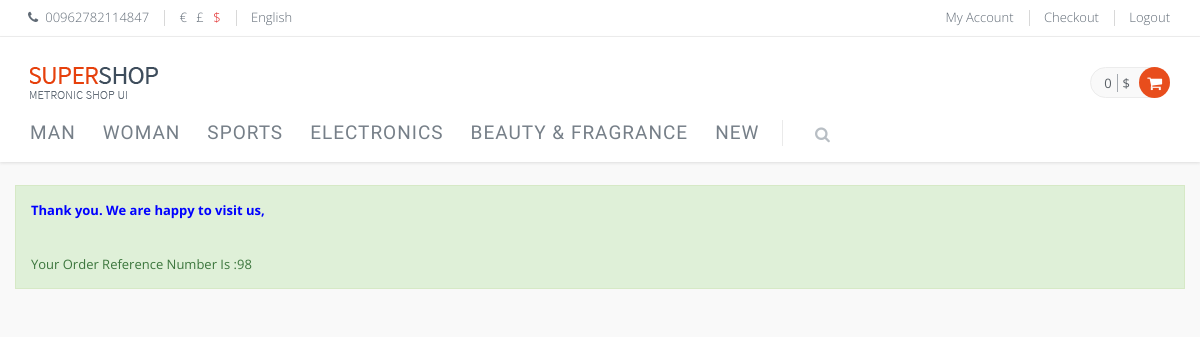
Page /We-are-happy.php (signed in) on the committed database.
### tables this page shows
CREATE TABLE `category` (
  `cat_id` int NOT NULL,
  `cat_name` varchar(45) DEFAULT NULL,
  `cat_des` varchar(45) DEFAULT NULL,
  `cat_image` text
);

CREATE TABLE `orders_detalis` (
  `id` int NOT NULL,
  `order_id` int NOT NULL,
  `pro_id` int NOT NULL,
  `qty` int NOT NULL,
  `total` int NOT NULL
);

### public/include/DBconnection.php (called while the page is built, shortened)
<?php
Class dbconnection{
	public $conn;
	public function openConnection(){
		$this->conn = mysqli_connect(DBSERVER,DBUSER,DBPASS,DBNAME);
		return $this->conn ? $this->conn : die("cannot connect to server");
	}
	public function performQuery($query){
		$result = mysqli_query($this->conn,$query);
		return $result ? $result : FALSE;
	}
	public function fetchAll($result){
		$rowSet = array();
		while ($row = mysqli_fetch_assoc($result)) {
			$rowSet[] = $row;
		}
		return count($rowSet) >= 1 ? $rowSet : FALSE;
	}
}
?>

### Admin/classes/class_category.php (called while the page is built, shortened)
<?php
include_once('include/DBconnection.php');
  class Category extends dbconnection {
   public function ReadCategory()
   {
        $query  = "select * from category";
        $result = $this->performQuery($query);
        return $this->fetchAll($result);
   }
  }
?>

### Admin/classes/class_order.php (called while the page is built, shortened)
<?php
include_once('include/DBconnection.php');
class order extends dbconnection{
		 public function idOrderToShoustomer()
		 {
		   $query  = "SELECT * FROM orders_detalis ORDER BY order_id DESC LIMIT 1";
		   $result = $this->performQuery($query);
		   return $this->fetchAll($result);
		 }
}
?>

### public/We-are-happy.php (the view, shortened to what this page needs)
<?php
include_once("include/header.php");
include_once('../Admin/classes/class_order.php');
?>
<?php
  $x=new order();
 $data= $x->idOrderToShoustomer();
  foreach($data as $result);
if (isset($result['order_id'])) {?>
<div class="container py-5 d-flex justify-content-center">
<div class="row editwidth">
<div  class="bread-crumb col-12 flex-w py-5">
<div class="d-flex justify-content-center alert alert-success editwidth" role="alert">
<strong style="color:blue; text-wight:bold;"> <?= "Thank you. We are happy to visit us,"?></strong>
 <?= "Your Order Reference Number Is :" . $result['order_id'];?>
</div>
<?php
}
?>

### public/include/header.php (shortened to what this page needs)
<!DOCTYPE html>
<html lang="en">
<head>
  <link href="assets/plugins/font-awesome/css/font-awesome.min.css" rel="stylesheet">
  <link href="assets/plugins/bootstrap/css/bootstrap.min.css" rel="stylesheet">
  <link href="assets/pages/css/animate.css" rel="stylesheet">
  <link href="assets/plugins/fancybox/source/jquery.fancybox.css" rel="stylesheet">
  <link href="assets/plugins/owl.carousel/assets/owl.carousel.css" rel="stylesheet">
  <link href="assets/pages/css/components.css" rel="stylesheet">
  <link href="assets/pages/css/slider.css" rel="stylesheet">
  <link href="assets/pages/css/style-shop.css" rel="stylesheet" type="text/css">
  <link href="assets/corporate/css/style.css" rel="stylesheet">
  <link href="assets/corporate/css/style-responsive.css" rel="stylesheet">
  <link href="assets/corporate/css/themes/red.css" rel="stylesheet" id="style-color">
  <link href="assets/corporate/css/custom.css" rel="stylesheet">
</head>
<body class="ecommerce">
    <div class="pre-header">
        <div class="container">
            <div class="row">
                <div class="col-md-6 col-sm-6 additional-shop-info">
                    <ul class="list-unstyled list-inline">
                        <li><i class="fa fa-phone"></i><span>00962782114847</span></li>
                        <li class="shop-currencies">
                            <a href="javascript:void(0);">€</a>
                            <a href="javascript:void(0);">£</a>
                            <a href="javascript:void(0);" class="current">$</a>
                        </li>
                        <li class="langs-block">
                            <a href="javascript:void(0);" class="current">English </a>
                        </li>
                    </ul>
                </div>
                <div class="col-md-6 col-sm-6 additional-nav">
                    <ul class="list-unstyled list-inline pull-right">
                        <li><a href="shop-account.php">My Account</a></li>
                        <li><a href="shop-shopping-cart.php">Checkout</a></li>
                        <?php if(empty($_SESSION['email_customer'])){?>
                        <li><a href="login.php">Log In</a></li>
                        <?php }else{?>
                        <li><a href="logout.php">Logout</a></li>
                          <?php } ?>
                    </ul>
                </div>
            </div>
        </div>
    </div>
    <div class="header">
      <div class="container">
        <a class="site-logo" href="index.php"><img src="assets/corporate/img/logos/logo-shop-red.png" alt="Metronic Shop UI"></a>
     <?php        $NumberItemsInCart = 0;
         ?>
        <div class="top-cart-block">
          <div class="top-cart-info">
            <a href="javascript:void(0);" class="top-cart-info-count"><?=$NumberItemsInCart?></a>
            <a href="javascript:void(0);" class="top-cart-info-value">$<?=$_SESSION['total']?></a>
          </div>
          <i class="fa fa-shopping-cart"></i>
        </div>
        <div class="header-navigation">
          <ul>
          <?php
             include_once('../Admin/classes/class_category.php');
               $category=new Category();
               $categores= $category->ReadCategory();
               foreach($categores as $category){
          ?>
            <li class="dropdown">
              <a class="dropdown-toggle"  href="shop-product-list.php?id=<?=$category['cat_id'];?>
">
                <?=$category['cat_name'];?>
              </a>
              <?php } ?>
              <li class="dropdown dropdown100 nav-catalogue">
              <a class="dropdown-toggle" data-toggle="dropdown" data-target="#" href="javascript:;">
                New
              </a>
            </li>
            <li class="menu-search">
              <i class="fa fa-search search-btn"></i>
            </li>
          </ul>
        </div>
      </div>
    </div>

### public/assets/pages/css/components.css (style rules this page uses)
div, input, select, textarea, span, img, table, label, td, th, p, a, button, ul, code, pre, li { -webkit-border-radius: 0 !important; -moz-border-radius: 0 !important; border-radius: 0 !important; }
a, a:focus, a:hover, a:active { outline: 0; }

### public/assets/corporate/css/style.css (style rules this page uses)
body { color: #3e4d5c; direction: ltr; font: 400 13px 'Open Sans', Arial, sans-serif; background: #fff; }
a { color: #E02222; }
a, a:focus, a:hover, a:active { outline: 0; text-decoration: none; }
.pre-header { color: #616b76; border-bottom: 1px solid #eee; padding-top: 10px; line-height: 1.2; font-family: 'Open Sans', sans-serif; font-weight: 300; background: #fff; }
.pre-header a { color: #616b76; }
.pre-header li { padding-left: 11px; padding-right: 15px; border-right: solid 1px #d8d8d8; }
.pre-header li:last-child { border: none; }
.additional-shop-info li:first-child { padding-left: 0; }
.additional-nav li:last-child { padding-right: 0; }
.pre-header .fa { margin-right: 4px; }
.shop-currencies a { margin-right: 6px; }
.shop-currencies a:last-child { margin-right: 0; }
.shop-currencies a.current { color: #E02222; }
.langs-block { position: relative; }
.header { box-shadow: 0 1px 3px #ddd; background: #fff; border-radius: 0; margin-bottom: 23px; z-index: 999; position: relative; }
.header .container { position: relative; }
.site-logo { float: left; font-size: 23px; font-weight: 400; margin-right: 67px; padding-top: 22px; padding-bottom: 22px; }
.header-navigation { font: 15px "Open Sans", sans-serif; margin: 0 10px 0 0; padding: 0; float: left; text-transform: uppercase; }
.header-navigation ul { margin: 0; padding: 0; list-style: none; }
.header-navigation > ul > li { float: left; }
.header-navigation > ul > li > a { color: #333; display: block; padding: 29px 12px 30px; }
.header-navigation, .header-navigation .dropdown { position: static; }
.header-navigation li.menu-search { position: relative; top: 26px; }
.header-navigation li.menu-search i { color: #333; font-size: 16px; cursor: pointer; position: relative; top: -6px; width: 15px; height: 15px; opacity: 0.6; }
.fontawesome-icon-list [class^="fa-"], .fontawesome-icon-list [class*=" fa-"], li [class^="fa-"], li [class*=" fa-"] { display: inline-block; width: 1.25em; text-align: center; }

### rows in the picture
category: cat_name "MAN"
category: cat_name "WOMAN"
category: cat_name "SPORTS"
category: cat_name "ELECTRONICS"
category: cat_name "BEAUTY & FRAGRANCE"
orders_detalis: order "98"

### other values in the picture
$NumberItemsInCart "0"
